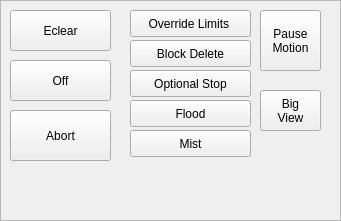
   <widget class="QFrame" name="frame_auto_2">
    <property name="geometry">
     <rect>
      <x>10</x>
      <y>460</y>
      <width>341</width>
      <height>221</height>
     </rect>
    </property>
    <property name="styleSheet">
     <string notr="true"/>
    </property>
    <property name="frameShape">
     <enum>QFrame::StyledPanel</enum>
    </property>
    <property name="frameShadow">
     <enum>QFrame::Raised</enum>
    </property>
    <widget class="ActionButton" name="actionbutton_override_limits">
     <property name="geometry">
      <rect>
       <x>130</x>
       <y>10</y>
       <width>121</width>
       <height>27</height>
      </rect>
     </property>
     <property name="text">
      <string>Override Limits </string>
     </property>
     <property name="limits_override_action" stdset="0">
      <bool>true</bool>
     </property>
    </widget>
    <widget class="StateLED" name="StateLED_9">
     <property name="geometry">
      <rect>
       <x>230</x>
       <y>0</y>
       <width>31</width>
       <height>41</height>
      </rect>
     </property>
     <property name="diameter">
      <number>10</number>
     </property>
     <property name="flashing" stdset="0">
      <bool>false</bool>
     </property>
     <property name="is_paused_status" stdset="0">
      <bool>false</bool>
     </property>
     <property name="is_flood_status" stdset="0">
      <bool>false</bool>
     </property>
     <property name="is_block_delete_status" stdset="0">
      <bool>false</bool>
     </property>
     <property name="is_limits_overridden_status" stdset="0">
      <bool>true</bool>
     </property>
     <property name="is_limits_overriden_status" stdset="0">
      <bool>true</bool>
     </property>
    </widget>
    <widget class="ActionButton" name="button_estop">
     <property name="geometry">
      <rect>
       <x>10</x>
       <y>10</y>
       <width>101</width>
       <height>41</height>
      </rect>
     </property>
     <property name="styleSheet">
      <string notr="true">font: 75 italic 20pt &quot;Noto Sans&quot;;</string>
     </property>
     <property name="text">
      <string>Eclear</string>
     </property>
     <property name="checkable">
      <bool>true</bool>
     </property>
     <property name="checked">
      <bool>false</bool>
     </property>
     <property name="checked_state_text_option" stdset="0">
      <bool>true</bool>
     </property>
     <property name="true_state_string" stdset="0">
      <string>Estop!</string>
     </property>
     <property name="false_state_string" stdset="0">
      <string>Eclear</string>
     </property>
     <property name="estop_action" stdset="0">
      <bool>true</bool>
     </property>
     <property name="python_command_action" stdset="0">
      <bool>false</bool>
     </property>
     <property name="state_text_option" stdset="0">
      <bool>true</bool>
     </property>
     <property name="checked_state_string" stdset="0">
      <string>Estop!</string>
     </property>
     <property name="unchecked_state_string" stdset="0">
      <string>Eclear</string>
     </property>
    </widget>
    <widget class="ActionButton" name="button_machineon">
     <property name="geometry">
      <rect>
       <x>10</x>
       <y>60</y>
       <width>101</width>
       <height>41</height>
      </rect>
     </property>
     <property name="styleSheet">
      <string notr="true">font: 75 italic 20pt &quot;Noto Sans&quot;;</string>
     </property>
     <property name="text">
      <string>Off</string>
     </property>
     <property name="checkable">
      <bool>true</bool>
     </property>
     <property name="checked">
      <bool>false</bool>
     </property>
     <property name="checked_state_text_option" stdset="0">
      <bool>true</bool>
     </property>
     <property name="python_command_option" stdset="0">
      <bool>true</bool>
     </property>
     <property name="true_state_string" stdset="0">
      <string>On</string>
     </property>
     <property name="false_state_string" stdset="0">
      <string>Off</string>
     </property>
     <property name="true_python_cmd_string" stdset="0">
      <string>INSTANCE.test_function('MACHINE ON')</string>
     </property>
     <property name="false_python_cmd_string" stdset="0">
      <string>print ('MACHINE OFF')</string>
     </property>
     <property name="estop_action" stdset="0">
      <bool>false</bool>
     </property>
     <property name="machine_on_action" stdset="0">
      <bool>true</bool>
     </property>
     <property name="python_command_action" stdset="0">
      <bool>true</bool>
     </property>
     <property name="state_text_option" stdset="0">
      <bool>true</bool>
     </property>
     <property name="checked_state_string" stdset="0">
      <string>On</string>
     </property>
     <property name="unchecked_state_string" stdset="0">
      <string>Off</string>
     </property>
    </widget>
    <widget class="ActionButton" name="actionbutton_flood">
     <property name="geometry">
      <rect>
       <x>130</x>
       <y>100</y>
       <width>121</width>
       <height>27</height>
      </rect>
     </property>
     <property name="text">
      <string>Flood</string>
     </property>
     <property name="checkable">
      <bool>false</bool>
     </property>
     <property name="limits_override_action" stdset="0">
      <bool>false</bool>
     </property>
     <property name="flood_action" stdset="0">
      <bool>true</bool>
     </property>
    </widget>
    <widget class="ActionButton" name="actionbutton_mist">
     <property name="geometry">
      <rect>
       <x>130</x>
       <y>130</y>
       <width>121</width>
       <height>27</height>
      </rect>
     </property>
     <property name="text">
      <string>Mist</string>
     </property>
     <property name="checkable">
      <bool>false</bool>
     </property>
     <property name="limits_override_action" stdset="0">
      <bool>false</bool>
     </property>
     <property name="mist_action" stdset="0">
      <bool>true</bool>
     </property>
    </widget>
    <widget class="ActionButton" name="actionbutton_block_delete">
     <property name="geometry">
      <rect>
       <x>130</x>
       <y>40</y>
       <width>121</width>
       <height>27</height>
      </rect>
     </property>
     <property name="text">
      <string>Block Delete</string>
     </property>
     <property name="checkable">
      <bool>false</bool>
     </property>
     <property name="limits_override_action" stdset="0">
      <bool>false</bool>
     </property>
     <property name="block_delete_action" stdset="0">
      <bool>true</bool>
     </property>
    </widget>
    <widget class="ActionButton" name="actionbutton_optional_stop">
     <property name="geometry">
      <rect>
       <x>130</x>
       <y>70</y>
       <width>121</width>
       <height>27</height>
      </rect>
     </property>
     <property name="text">
      <string>Optional Stop</string>
     </property>
     <property name="checkable">
      <bool>false</bool>
     </property>
     <property name="limits_override_action" stdset="0">
      <bool>false</bool>
     </property>
     <property name="block_delete_action" stdset="0">
      <bool>false</bool>
     </property>
     <property name="optional_stop_action" stdset="0">
      <bool>true</bool>
     </property>
    </widget>
    <widget class="StateLED" name="StateLED_8">
     <property name="geometry">
      <rect>
       <x>230</x>
       <y>30</y>
       <width>31</width>
       <height>41</height>
      </rect>
     </property>
     <property name="diameter">
      <number>10</number>
     </property>
     <property name="color">
      <color>
       <red>85</red>
       <green>255</green>
       <blue>0</blue>
      </color>
     </property>
     <property name="flashing" stdset="0">
      <bool>false</bool>
     </property>
     <property name="is_paused_status" stdset="0">
      <bool>false</bool>
     </property>
     <property name="is_flood_status" stdset="0">
      <bool>false</bool>
     </property>
     <property name="is_block_delete_status" stdset="0">
      <bool>true</bool>
     </property>
    </widget>
    <widget class="StateLED" name="StateLED_7">
     <property name="geometry">
      <rect>
       <x>230</x>
       <y>60</y>
       <width>31</width>
       <height>41</height>
      </rect>
     </property>
     <property name="diameter">
      <number>10</number>
     </property>
     <property name="color">
      <color>
       <red>85</red>
       <green>255</green>
       <blue>0</blue>
      </color>
     </property>
     <property name="state">
      <bool>false</bool>
     </property>
     <property name="flashing" stdset="0">
      <bool>false</bool>
     </property>
     <property name="invert_state_status" stdset="0">
      <bool>false</bool>
     </property>
     <property name="is_paused_status" stdset="0">
      <bool>false</bool>
     </property>
     <property name="is_flood_status" stdset="0">
      <bool>false</bool>
     </property>
     <property name="is_optional_stop_status" stdset="0">
      <bool>true</bool>
     </property>
    </widget>
    <widget class="StateLED" name="StateLED_5">
     <property name="geometry">
      <rect>
       <x>230</x>
       <y>100</y>
       <width>31</width>
       <height>21</height>
      </rect>
     </property>
     <property name="diameter">
      <number>10</number>
     </property>
     <property name="color">
      <color>
       <red>85</red>
       <green>255</green>
       <blue>0</blue>
      </color>
     </property>
     <property name="flashing" stdset="0">
      <bool>false</bool>
     </property>
     <property name="is_paused_status" stdset="0">
      <bool>false</bool>
     </property>
     <property name="is_flood_status" stdset="0">
      <bool>true</bool>
     </property>
    </widget>
    <widget class="StateLED" name="StateLED_6">
     <property name="geometry">
      <rect>
       <x>230</x>
       <y>130</y>
       <width>31</width>
       <height>21</height>
      </rect>
     </property>
     <property name="diameter">
      <number>10</number>
     </property>
     <property name="color">
      <color>
       <red>85</red>
       <green>255</green>
       <blue>0</blue>
      </color>
     </property>
     <property name="flashing" stdset="0">
      <bool>false</bool>
     </property>
     <property name="is_paused_status" stdset="0">
      <bool>false</bool>
     </property>
     <property name="is_mist_status" stdset="0">
      <bool>true</bool>
     </property>
    </widget>
    <widget class="StateLED" name="led_machine_on">
     <property name="geometry">
      <rect>
       <x>90</x>
       <y>60</y>
       <width>31</width>
       <height>21</height>
      </rect>
     </property>
     <property name="diameter">
      <number>15</number>
     </property>
     <property name="color">
      <color>
       <red>85</red>
       <green>255</green>
       <blue>0</blue>
      </color>
     </property>
     <property name="flashing" stdset="0">
      <bool>false</bool>
     </property>
     <property name="is_on_status" stdset="0">
      <bool>true</bool>
     </property>
     <property name="is_idle_status" stdset="0">
      <bool>false</bool>
     </property>
    </widget>
    <widget class="StateLED" name="StateLED">
     <property name="geometry">
      <rect>
       <x>90</x>
       <y>10</y>
       <width>21</width>
       <height>21</height>
      </rect>
     </property>
     <property name="diameter">
      <number>20</number>
     </property>
     <property name="flashing" stdset="0">
      <bool>true</bool>
     </property>
     <property name="is_estopped_status" stdset="0">
      <bool>true</bool>
     </property>
    </widget>
    <widget class="ActionButton" name="actionbutton_6">
     <property name="geometry">
      <rect>
       <x>10</x>
       <y>110</y>
       <width>101</width>
       <height>51</height>
      </rect>
     </property>
     <property name="text">
      <string>Abort</string>
     </property>
     <property name="estop_action" stdset="0">
      <bool>false</bool>
     </property>
     <property name="abort_action" stdset="0">
      <bool>true</bool>
     </property>
     <property name="pause_action" stdset="0">
      <bool>false</bool>
     </property>
    </widget>
    <widget class="ActionButton" name="actionbutton_5">
     <property name="geometry">
      <rect>
       <x>260</x>
       <y>10</y>
       <width>61</width>
       <height>61</height>
      </rect>
     </property>
     <property name="text">
      <string>Pause
Motion</string>
     </property>
     <property name="checkable">
      <bool>false</bool>
     </property>
     <property name="checked">
      <bool>false</bool>
     </property>
     <property name="indicator_option" stdset="0">
      <bool>false</bool>
     </property>
     <property name="checked_state_text_option" stdset="0">
      <bool>true</bool>
     </property>
     <property name="python_command_option" stdset="0">
      <bool>false</bool>
     </property>
     <property name="true_state_string" stdset="0">
      <string>Paused</string>
     </property>
     <property name="false_state_string" stdset="0">
      <string>Pause
Motion</string>
     </property>
     <property name="estop_action" stdset="0">
      <bool>false</bool>
     </property>
     <property name="abort_action" stdset="0">
      <bool>false</bool>
     </property>
     <property name="pause_action" stdset="0">
      <bool>true</bool>
     </property>
     <property name="state_text_option" stdset="0">
      <bool>false</bool>
     </property>
     <property name="checked_state_string" stdset="0">
      <string>Paused</string>
     </property>
     <property name="unchecked_state_string" stdset="0">
      <string>Pause</string>
     </property>
    </widget>
    <widget class="StateLED" name="StateLED_4">
     <property name="geometry">
      <rect>
       <x>300</x>
       <y>10</y>
       <width>31</width>
       <height>16</height>
      </rect>
     </property>
     <property name="diameter">
      <number>10</number>
     </property>
     <property name="flashing" stdset="0">
      <bool>true</bool>
     </property>
     <property name="is_paused_status" stdset="0">
      <bool>true</bool>
     </property>
    </widget>
    <widget class="QPushButton" name="pushButton">
     <property name="geometry">
      <rect>
       <x>260</x>
       <y>90</y>
       <width>61</width>
       <height>41</height>
      </rect>
     </property>
     <property name="text">
      <string>Big
View</string>
     </property>
     <property name="checkable">
      <bool>false</bool>
     </property>
    </widget>
   </widget>
